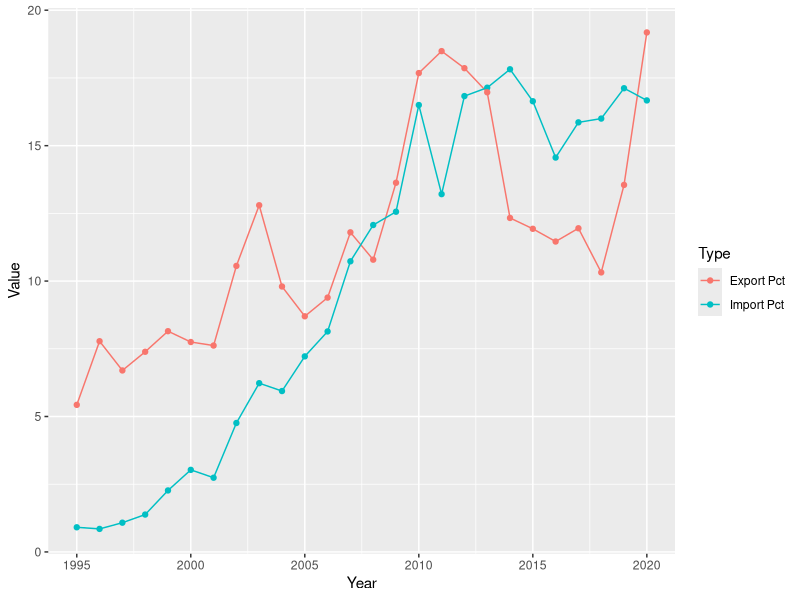
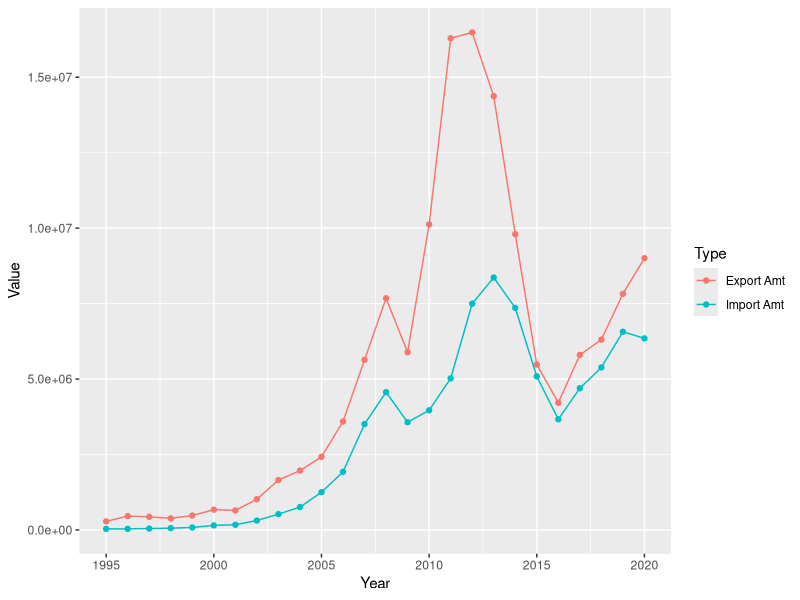

The R source for these figures, in order:
## ---- chunk 1
knitr::opts_chunk$set(echo = FALSE)
library(tidyverse)
library(readr)
library(readxl)
## ---- chunk 2
kazakhstan <- read_xlsx("Kazakhstan China Data.xlsx")
## ---- chunk 3
percentage <- kazakhstan %>%
  filter(Type %in% c("Import Pct", "Export Pct"))

amount <- kazakhstan %>%
  filter(Type %in% c("Import Amt", "Export Amt"))
## ---- chunk 4
ggplot(percentage, aes(x = Year, y = Value, color = Type)) +
  geom_point() +
  geom_line()
## ---- chunk 5
ggplot(amount, aes(x = Year, y = Value, color = Type)) +
  geom_point() +
  geom_line()
